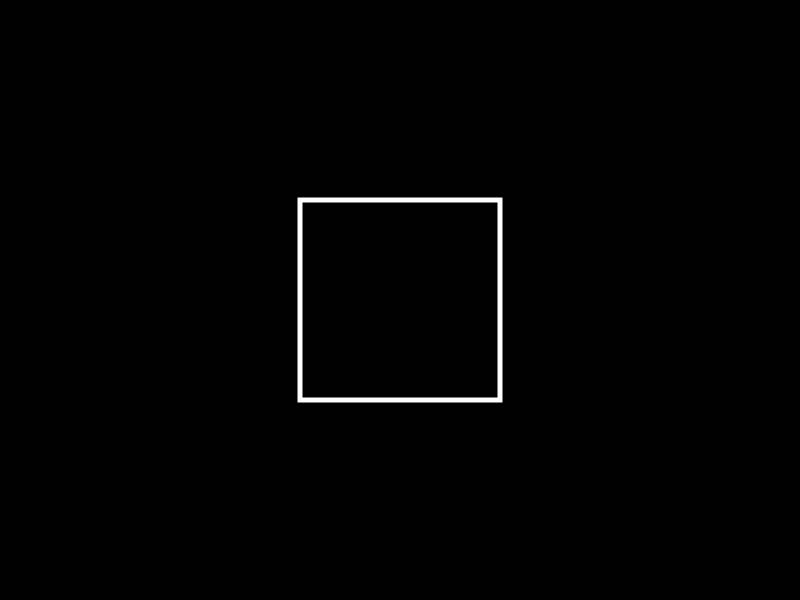
Frame 1 (no input)
Frame 60 (no input): identical to frame 1, image omitted
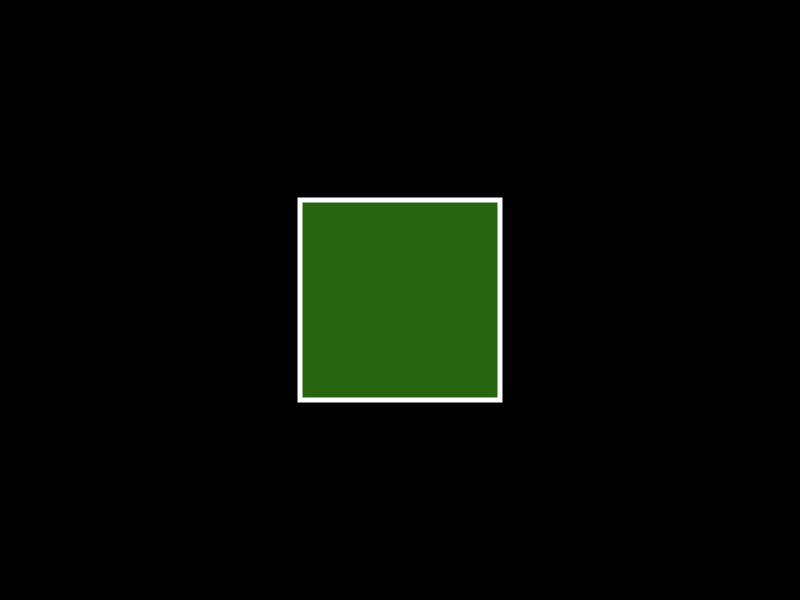
Frame 120 (the mouse pressed at the canvas centre since frame 60)

The p5.js sketch that drew these frames (run headless with seeded random() and noise() and a simulated clock; from frame 60 on, the mouse is pressed at the canvas centre):

// p5.js sketch
// ── sketch.js
function  setup() {

	createCanvas(800, 600);
	rectMode(CENTER);

}

function draw() {
	background(0);
	var isInside = false;
	if(mouseX > 300 && mouseX < 500 && mouseY > 200 && mouseY < 400) {
		isInside = true;
	}
	if ( isInside ) {
		fill(random(255), random(255), random(255));
	} else {
		noFill();
	}
	stroke(255);
	strokeWeight(5);
	rect(width / 2, height / 2, 200, 200);
}
